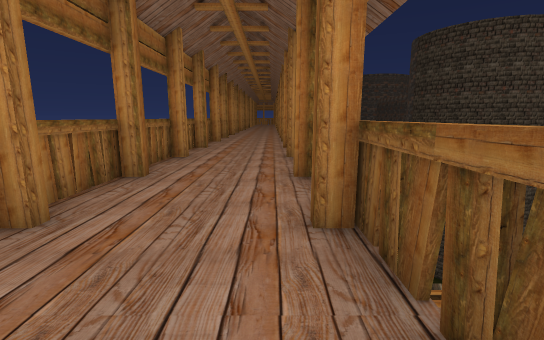
View 1 (above)

16 first-person views from a walk through a Unity game level. The camera is 1.2 m above the floor, tilts 10° down and sees 85° across. The floor is counted in squares, 1 m on a side. Each view is taken from the middle of a square. On the plan, view 1 faces up. The plan holds only what a view shows up to about 13 squares ahead; the rest is blank. The place goes on beyond the plan. Some animated figures are not drawn.

View 2
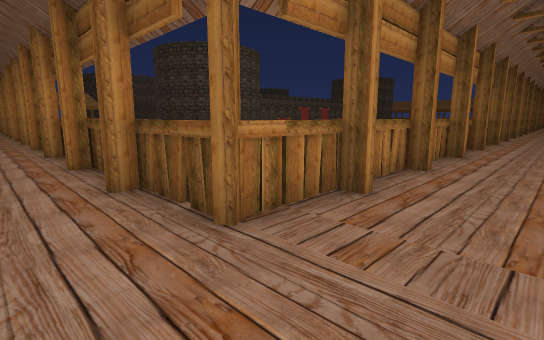

View 3
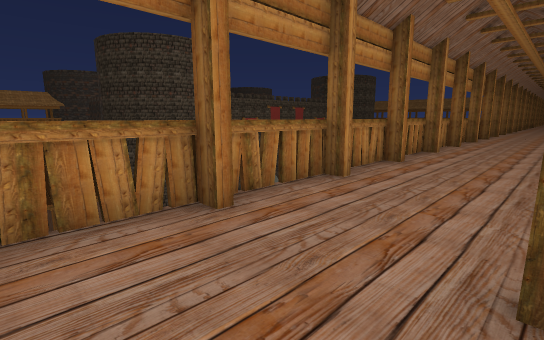

View 4
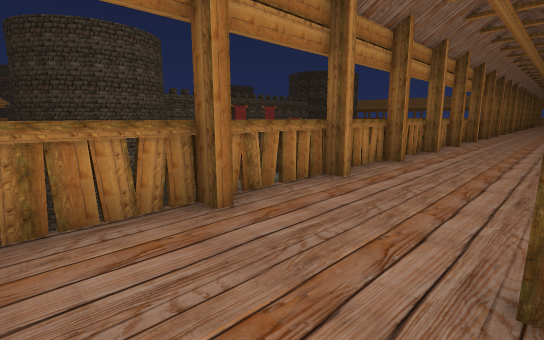

View 5
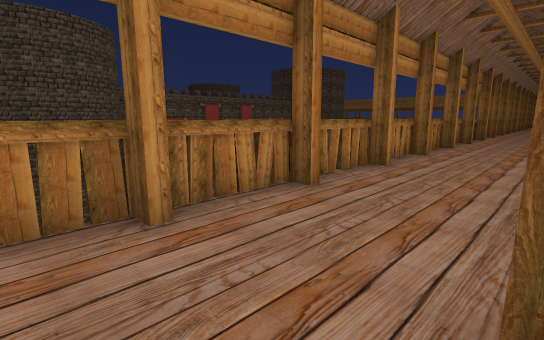

View 6
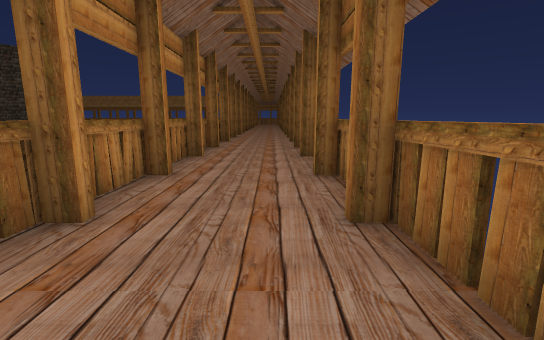

View 7
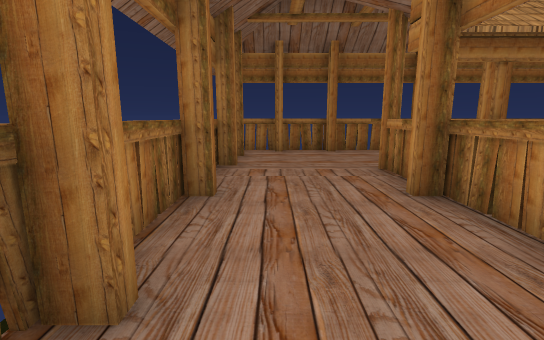

View 8
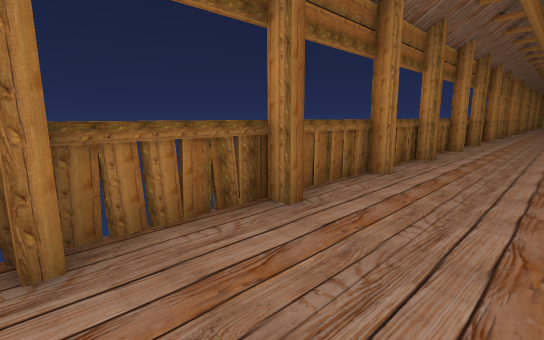

View 9
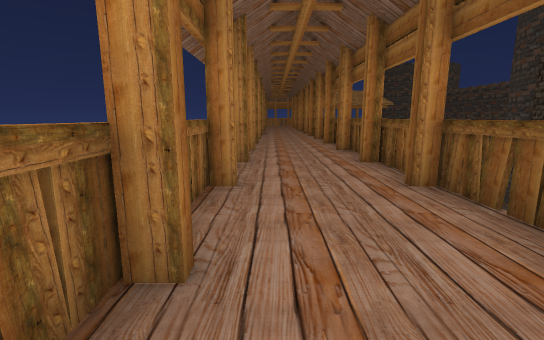

View 10
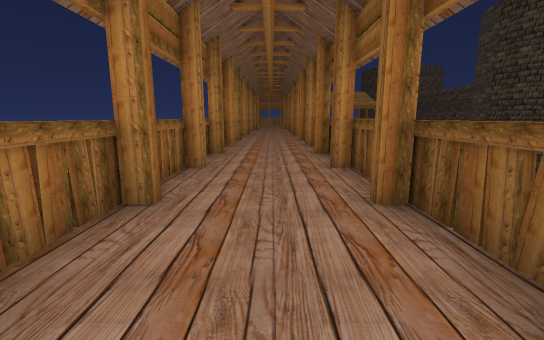

View 11
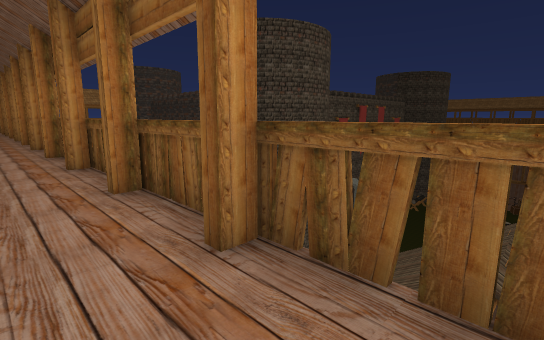

View 12
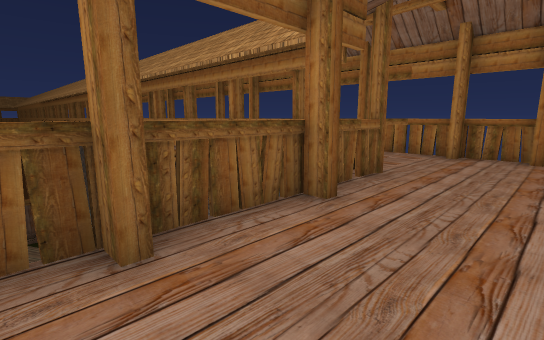

View 13
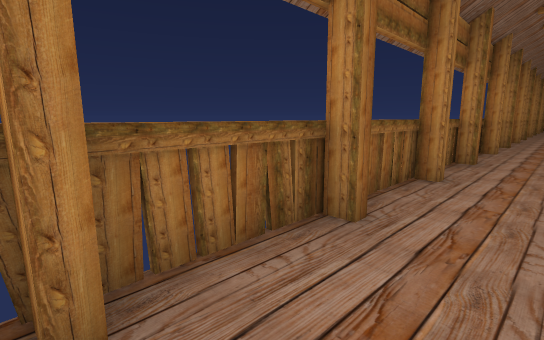

View 14
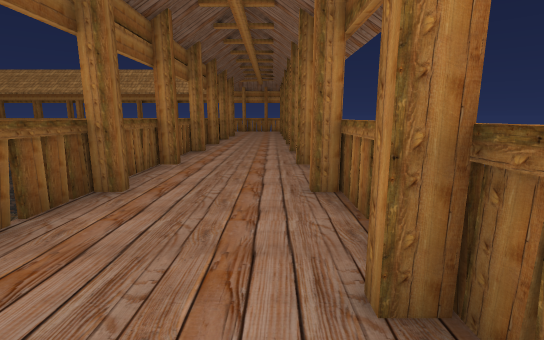

View 15
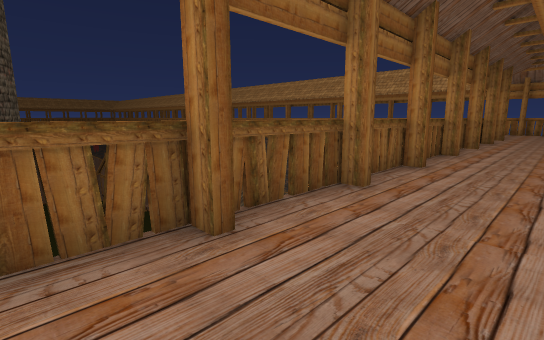

View 16
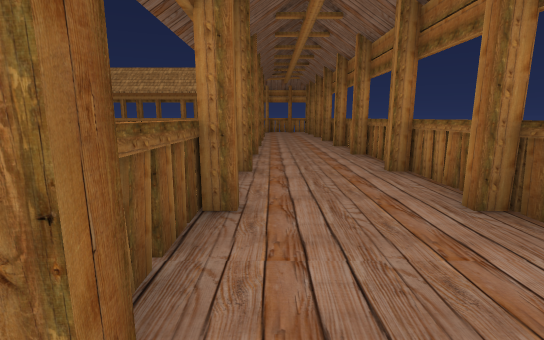

### Floor plan
Points are (right, up) in squares from view 1. A wall is a line through its corners. A room is listed if a view was taken in it or the views show most of it. See-through windows are left out.
Room 1 (views 1, 2, 3, 4, 5, 6, 7, 8, 9, 10, 11, 12, 13, 14, 15, 16)
walls: (9.3, 0.1) (9.3, 0.8); (6.2, 0.1) (6.2, 0.7) (1, 0.7) (1, 23); (12.2, 0.1) (12.2, 0.9); (6.4, -2.9) (6.4, -3.4); (3.5, 0.8) (3.5, 0.1); (3.3, 0.1) (3.3, 0.8); (3.5, -2.9) (3.5, -3.5); (15.3, 0.1) (15.3, 0.9); (0.5, -2.9) (0.5, -3.5); (0.5, 3.1) (0.5, 3.4); (18.2, 0.1) (18.2, 0.7) (6.8, 0.7); (0.3, -3.5) (0.3, -2.9); (-1.4, -3.4) (5.4, -3.4); (19.9, -3.4) (21.3, -3.4) (21.3, -2.9); (-2.6, -1.5) (-2.6, -2); (-3.1, 0) (-3.1, -1.6); (-2.6, 3.5) (-2.6, 3.1); (-3.1, -1.9) (-3.1, -3.1); (21.3, 0.1) (21.3, 0.8); (0.5, 9.1) (0.5, 9.4); (-3.1, 3.1) (-3.1, 0.4); (-3.1, 6) (-3.1, 3.4); (23.3, -3.4) (24.5, -3.4); (-2.6, 9.4) (-2.6, 9.1); (24.2, 0.1) (24.2, 0.7) (19, 0.7); (24.2, -3.5) (24.2, -2.9); (0.5, 15.1) (0.5, 15.4); (27.3, 0.1) (27.3, 0.7) (25.8, 0.7); (27.3, -3.4) (27.3, -2.9); (-2.6, 15.4) (-2.6, 15.1); (30.2, 0.1) (30.2, 0.8); (30.5, 0.7) (29.5, 0.7); (0.5, 21.1) (0.5, 21.4); (-2.6, 21.4) (-2.6, 21.1); (-3.1, 23.5) (-3.1, 6.8)

Positions as (right, up) in squares from view 1, and headings:
1: (0, 0), facing up
2: (-1, -2), facing up-right
3: (4, -3), facing up-right
4: (10, -3), facing up-right
5: (14, -3), facing up-right
6: (18, -2), facing right
7: (8, -2), facing left
8: (0, 3), facing up-left
9: (-2, 10), facing up
10: (-1, 8), facing up
11: (-1, 7), facing up-right
12: (-2, 7), facing down-right
13: (-1, 15), facing up-left
14: (-2, 23), facing down
15: (-2, 23), facing down-right
16: (0, 22), facing down
